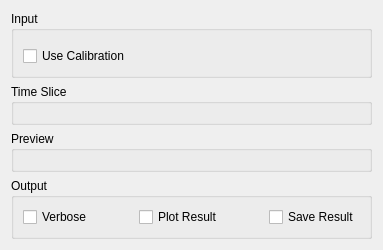
     <widget class="QWidget" name="tabTimeSlice">
      <attribute name="title">
       <string>Diagnostics</string>
      </attribute>
      <layout class="QVBoxLayout" name="verticalLayout_25">
       <item>
        <widget class="QGroupBox" name="gbDiagnosticsInput">
         <property name="title">
          <string>Input</string>
         </property>
         <layout class="QVBoxLayout" name="verticalLayout_4">
          <item>
           <layout class="QHBoxLayout" name="loDiagnosticsInputFile">
            <item>
             <widget class="MantidQt::MantidWidgets::MWRunFiles" name="slice_inputFile" native="true">
              <property name="sizePolicy">
               <sizepolicy hsizetype="Preferred" vsizetype="Fixed">
                <horstretch>0</horstretch>
                <verstretch>41</verstretch>
               </sizepolicy>
              </property>
              <property name="findRunFiles" stdset="0">
               <bool>true</bool>
              </property>
              <property name="label" stdset="0">
               <string>Input Files</string>
              </property>
              <property name="multipleFiles" stdset="0">
               <bool>true</bool>
              </property>
              <property name="fileExtensions" stdset="0">
               <stringlist>
                <string>.raw</string>
               </stringlist>
              </property>
             </widget>
            </item>
           </layout>
          </item>
          <item>
           <layout class="QHBoxLayout" name="horizontalLayout">
            <item>
             <widget class="QCheckBox" name="slice_ckUseCalib">
              <property name="sizePolicy">
               <sizepolicy hsizetype="Minimum" vsizetype="Minimum">
                <horstretch>0</horstretch>
                <verstretch>0</verstretch>
               </sizepolicy>
              </property>
              <property name="text">
               <string>Use Calibration</string>
              </property>
             </widget>
            </item>
            <item>
             <widget class="MantidQt::MantidWidgets::DataSelector" name="slice_dsCalibFile" native="true">
              <property name="sizePolicy">
               <sizepolicy hsizetype="Minimum" vsizetype="Fixed">
                <horstretch>0</horstretch>
                <verstretch>0</verstretch>
               </sizepolicy>
              </property>
              <property name="autoLoad" stdset="0">
               <bool>true</bool>
              </property>
              <property name="loadLabelText" stdset="0">
               <string/>
              </property>
              <property name="workspaceSuffixes" stdset="0">
               <stringlist>
                <string>_calib</string>
               </stringlist>
              </property>
              <property name="fileBrowserSuffixes" stdset="0">
               <stringlist>
                <string>_calib.nxs</string>
               </stringlist>
              </property>
              <property name="showLoad" stdset="0">
               <bool>false</bool>
              </property>
             </widget>
            </item>
           </layout>
          </item>
         </layout>
        </widget>
       </item>
       <item>
        <widget class="QGroupBox" name="gbTimeSlice">
         <property name="title">
          <string>Time Slice</string>
         </property>
         <layout class="QHBoxLayout" name="horizontalLayout_2">
          <item>
           <layout class="QVBoxLayout" name="slice_properties"/>
          </item>
          <item>
           <layout class="QHBoxLayout" name="slice_plot"/>
          </item>
         </layout>
        </widget>
       </item>
       <item>
        <widget class="QGroupBox" name="slice_gbPreview">
         <property name="title">
          <string>Preview</string>
         </property>
         <layout class="QVBoxLayout" name="verticalLayout_15">
          <item>
           <layout class="QVBoxLayout" name="slice_plotPreview"/>
          </item>
         </layout>
        </widget>
       </item>
       <item>
        <widget class="QGroupBox" name="gbDiagnosticsOutput">
         <property name="title">
          <string>Output</string>
         </property>
         <layout class="QVBoxLayout" name="verticalLayout_30">
          <item>
           <layout class="QHBoxLayout" name="loDiagnosticsOutputOptions">
            <item>
             <widget class="QCheckBox" name="slice_ckVerbose">
              <property name="enabled">
               <bool>true</bool>
              </property>
              <property name="text">
               <string>Verbose</string>
              </property>
             </widget>
            </item>
            <item>
             <spacer name="horizontalSpacer_20">
              <property name="orientation">
               <enum>Qt::Horizontal</enum>
              </property>
              <property name="sizeHint" stdset="0">
               <size>
                <width>40</width>
                <height>20</height>
               </size>
              </property>
             </spacer>
            </item>
            <item>
             <widget class="QCheckBox" name="slice_ckPlot">
              <property name="text">
               <string>Plot Result</string>
              </property>
             </widget>
            </item>
            <item>
             <spacer name="horizontalSpacer_21">
              <property name="orientation">
               <enum>Qt::Horizontal</enum>
              </property>
              <property name="sizeHint" stdset="0">
               <size>
                <width>40</width>
                <height>20</height>
               </size>
              </property>
             </spacer>
            </item>
            <item>
             <widget class="QCheckBox" name="slice_ckSave">
              <property name="text">
               <string>Save Result</string>
              </property>
             </widget>
            </item>
           </layout>
          </item>
         </layout>
        </widget>
       </item>
      </layout>
     </widget>
